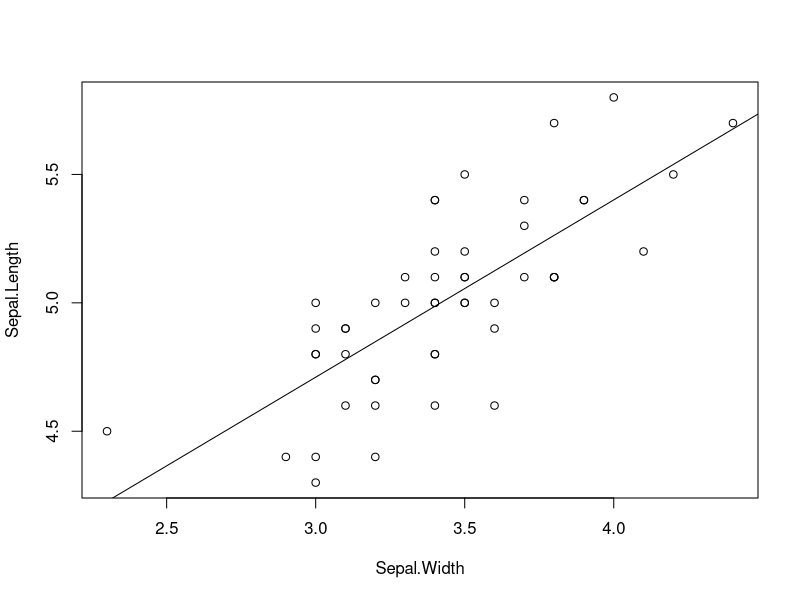
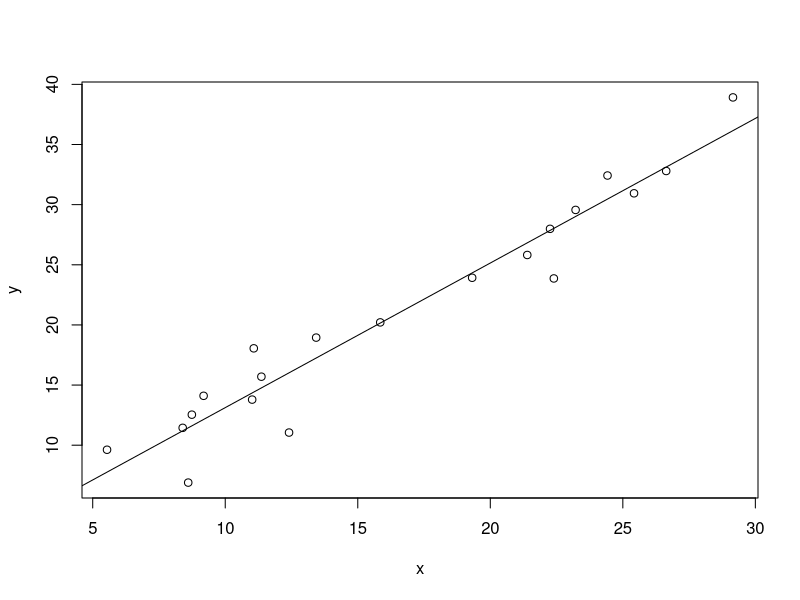

Recreate these plots in R, in order. (Note: this script raises an error after producing the figures.)
#### FÓRMULAS EN R
 
### FUENTES:
## No somos muy expertos en este tema en particular, así que simplemente se buscó la información
## en algunos sitios y manuales disponibles a través de la www:
browseURL('http://cran.r-project.org/doc/contrib/Lemon-kickstart/kr_form.html')
browseURL('http://ww2.coastal.edu/kingw/statistics/R-tutorials/formulae.html')
browseURL('http://cran.r-project.org/doc/manuals/R-intro.html#Formulae-for-statistical-models')
## También es recomendable mirar la ayuda de formula en R, en la sección "Details"
?formula
 
## En esta lección nos vamos a enfocar en el uso de fórmulas para ANOVA y análisis de
## regresión, con la esperanza de dar los elementos para que cada estudiante pueda profundizar
## mejor en este tema por su cuenta, en caso de que le sea necesario.
 
## En R existen varias funciones, tales como aov (Analysis of Variance), lm (Linear
## Models) y glm (Generalized Linear Models), que usan objetos de la clase "formula" para
## especificar las variables que deben ser incluidas en el análisis. Normalmente la fórmula
## es incluida como el primer argumento de la función. Por ejemplo, para hacer una
## regresión lineal entre el largo de sépalo y ancho de sépalo de la especie setosa, incluida
## en la tabla "iris":
regre <- lm(Sepal.Length ~ Sepal.Width, data=iris, subset=Species == 'setosa')
summary(regre)
 
## Aquí la fórmula está dada por el operador "~"; a la izquierda está la variable de respuesta,
## a la derecha la o las variables determinantes. El esquema general es el siguiente:
 
variable.de.respuesta ~ variables.explicativas
 
## El "~" (virgulilla) debería leerse como "es modelado por" o "es modelado como una función
## de".
 
## Sin embargo las fórmulas también sirven para otras funciones, como por ejemplo plot o
## xtabs. Usando prácticamente el mismo código anterior podemos hacer un plot:
plot(Sepal.Length ~ Sepal.Width, data=iris, subset=Species == 'setosa')
abline(regre) # abline sirve para agregar líneas *rectas* a los gráficos (no confundir con
              # la función "lines").
 
## Las fórmulas, a pesar de ser similares, no funcionan del todo igual respecto a las convenciones
## con las que todos estamos familiarizados. El primer objetivo de estas es especificar
## un modelo estadístico. Esto ayuda a simplicar la interfase con el usuario, pero
## implica que primero este debe aprender la sintáxis propia de estas fórmulas.
 
## Veamos algunos ejemplos para ir entendiendo la lógica:
x <- runif(20, 5, 30)
y <- 1.3 * x + rnorm(20, sd=3)
y ~ x
## Esta fórmula especifica un modelo lineal, "y es modelado por x". Aunque no se escribe, está
## implícito que el modelo tendrá un intercepto. La siguiente fórmula expresa exactamente
## lo mismo:
y ~ 1 + x
 
## Las fórmulas también son un objeto, de clase "formula"
form  <- y ~ x
class(form)
plot(form)
lm(form)         # regresión lineal
abline(lm(form)) # visualización
 
## En caso de querer quitar el intercepto, se agrega un -1 o un 0:
y ~ -1 + x # o
y ~ x - 1  # o
y ~ x + 0
 
## Hasta ahora sólo usamos una variable explicativa, "x". Sin embargo podemos agregar otras
## variables usando el operador "+":
y ~ x + z
 
## Nótese que el significado de "+" no es el mismo que en una suma aritmética. Aquí simplemente
## se está incluyendo a la variable "z" en el modelo ("y es modelado como función de x y z").
 
## Nota: podemos usar una matriz para agrupar por columnas las variables explicativas.
## Siguiendo el ejemplo anterior:
X <- cbind(x, z)
y ~ X # es exactamente lo mismo que
y ~ x + z
 
## Es muy importante utilizar correctamente los símbolos (operadores) dentro de las fórmulas.
## Para evitar confusiones existe una función identidad "I", para diferenciar:
y ~ x + z    # "y en función de x y z"
y ~ I(x + z) # "y en función de la suma de x y z"
## Es decir, usando "I" podemos indicar que queremos usar un operador determinado con su
## significado matemático normal. Muchas veces no hay confusiones:
y ~ x + log(z)
## Pero en caso de duda, es recomendable recurrir a esta función especial.
 
 
## La siguiente tabla muestra los usos de los distintos operadores (no todos) dentro de
## una fórmula:
 
# operador |    ejemplo    | interpretación
#----------+---------------+-----------------------------------------------------#
#    +     |      + x      | incluye esta variable
#    -     |      - x      | quita esta variable
#    :     |      x:z      | incluye la interacción entre estas variables
#    *     |      x*z      | incluye ambas variables y la interacción entre ambas
#    /     |      x/z      | anidamiento: incluye a z anidado en x
#    |     |      x|z      | condicional: incluye a x dado z
#    ^     | (u + v + w)^3 | incluye estas variables y todas las interacciones hasta 3 vías
#   poly   |   poly(x, 3)  | regresión polinómica (polinomios ortogonales)
#  Error   |   Error(a/b)  | especifía un término de error
#    I     |    I(x * z)   | incluye una nueva variable, la cual es el resultado de las operaciones internas al paréntesis.
#    1     |      - 1      | intercepto, generalmente usado para ser borrado
 
## Tal vez hayan notado que algunas estructuras se pueden especificar de varias maneras:
y ~ u + v + w + u:v + u:w + v:w + u:v:w
y ~ u * v * w
y ~ (u + v + w) ^ 3
## Son tres formas distintas de decir lo mismo: y es función de las variables u, v, w y de
## todas las interacciones posibles. Si queremos quitar la interacción de tres vías,
## cualquiera de las tres siguientes es válida:
y ~ u + v + w + u:v + u:w + v:w
y ~ u * v * w - u:v:w
y ~ (u + v + w) ^ 2
 
## El tipo de variable explicativa que se utiliza (binarias, categórica (factores) o
## numérica) determina la naturaleza del análisis. Por ejemplo, si "u" y "v" son factores:
y ~ u + v
 
## indica un modelo de análisis de varianza (sin los términos de interacción). Si "u" y
## "v" fueran "numerical", entonces sería una regresión múltiple. Si "A" es un factor y 
## "x" es una variable numérica, entonces
y ~ A + x
## Es un análisis de covarianza, con clases determinadas por "A" y covariable "x".
 
## El operador "." sirve para indicar "todas las demás variables", en caso de que estemos
## usando las variables contenidas en un set de datos. Por ejemplo:
plot(Sepal.Width ~ ., data=iris)
## Nos va a pedir que demos Enter para ver todos los gráficos posibles (Sepal.Width en
## función de Sepal.Length, Petal.Length, Petal.Width y Species; las variables incluidas
## en la tabla "iris").
 
## Se puede usar en combinación con modelos de regresión:
lm(Sepal.Width ~ ., data=iris)
 
## Ver la ayuda de "formula" para más información sobre este operador.
